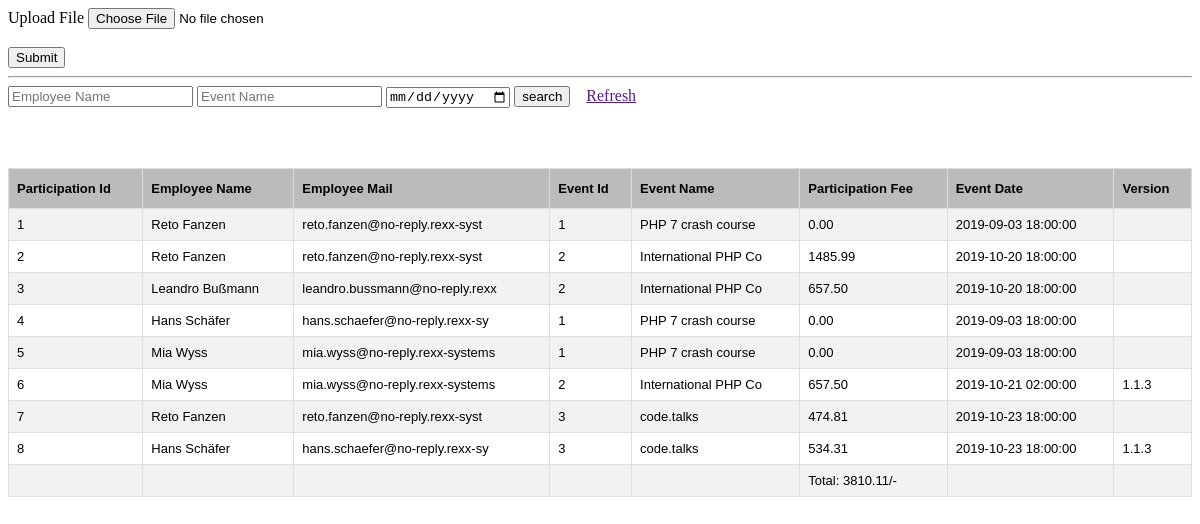
The page / on the database its author committed.
### tables this page shows
CREATE TABLE IF NOT EXISTS `events` (
  `participation_id` char(40) DEFAULT NULL,
  `employee_name` char(20) DEFAULT NULL,
  `employee_mail` char(30) DEFAULT NULL,
  `event_id` char(10) DEFAULT NULL,
  `event_name` char(20) DEFAULT NULL,
  `participation_fee` decimal(10,2) DEFAULT NULL,
  `event_date` timestamp NOT NULL DEFAULT CURRENT_TIMESTAMP,
  `version` char(10) DEFAULT NULL,
  KEY `employee_name` (`employee_name`),
  KEY `event_name` (`event_name`)
);

### index.php (called while the page is built, shortened)
<?php
$query_params = [];
$e_data = (new Events())->get_events($query_params);
require_once("views/upload.php");
require_once("views/events.php");
?>

### classes/Config.php (called while the page is built)
<?php
class Config {
    public static function get($path = null){
        if(isset($path)){
            $config = $GLOBALS['config'];
            $path = explode('/', $path);
            foreach($path as $bit){
                if(isset($config[$bit])){
                    $config = $config[$bit];
                }
            }
            return $config;
        }
        return false;
    }
}

### classes/DB.php (called while the page is built, shortened)
<?php
class DB {
    private static $_instance = null;
    private     $_pdo,
                $_query,
                $_error = false,
                $_results,
                $_count = 0;
    public function __construct(){
        try{
            $this->_pdo = new PDO('mysql:host='.Config::get('mysql/host').';dbname='.Config::get('mysql/db'), Config::get('mysql/username') , Config::get('mysql/password'));
        }catch(PDOException $e){
            die($e->getMessage());
        }
    }
    public static function getInstance(){
        if(!isset(self::$_instance)){
            self::$_instance = new DB();
        }
        return self::$_instance;
    }
    public function get($table, $w) {
        $sql ="";
        $sql .= " SELECT * FROM events ";
        $query = $this->_pdo->prepare($sql);
        $query->execute($w);
        return $query->fetchAll(PDO::FETCH_ASSOC);
    }
}

### classes/Events.php (called while the page is built, shortened)
<?php
class Events {
    private $_db,
            $_data;
    public function __construct($user = null){
        $this->_db = DB::getInstance();
    }
    public function get_events($where=[]) {
        return $this->_db->get("events", $where);
    }
}

### views/events.php (the view)
<div>
    <form action="" method="POST">
        <span><input type="text" name="employee_name" placeholder="Employee Name"></span>
        <span><input type="text" name="event_name" placeholder="Event Name"></span>
        <span><input type="date" name="event_date" placeholder="Event Date"></span>
        <span><input type="submit" name="search" value="search"></span>
        &nbsp;&nbsp;&nbsp;<span><a href="">Refresh</a></span>
    </form>
</div>
<table id="customers">
    <tr>
        <th>Participation Id</th>
        <th>Employee Name</th>
        <th>Employee Mail</th>
        <th>Event Id</th>
        <th>Event Name</th>
        <th>Participation Fee</th>
        <th>Event Date</th>
        <th>Version</th>
    </tr>
    <?php $fee=[]; for($i=0; $i<count($e_data); $i++) : ?>
        <tr>
            <td><?php echo $e_data[$i]['participation_id']; ?></td>
            <td><?php echo $e_data[$i]['employee_name']; ?></td>
            <td><?php echo $e_data[$i]['employee_mail']; ?></td>
            <td><?php echo $e_data[$i]['event_id']; ?></td>
            <td><?php echo $e_data[$i]['event_name']; ?></td>
            <td><?php echo $e_data[$i]['participation_fee']; ?></td>
            <td><?php echo $e_data[$i]['event_date']; ?></td>
            <td><?php echo $e_data[$i]['version']; ?></td>
        </tr>
    <?php $fee[]=$e_data[$i]['participation_fee']; endfor; ?>
    <tr>
        <td></td>
        <td></td>
        <td></td>
        <td></td>
        <td></td>
        <td>Total: <?php echo array_sum($fee); ?>/-</td>
        <td></td>
        <td></td>
    </tr>
</table>
</body>
</html>

### views/upload.php (shortened to what this page needs)
<!DOCTYPE html>
<html>
<head>
</head>
<body>
<form action="" method="post" enctype="multipart/form-data" autocomplete="off">
    <div class="field">
        <label for="username">Upload File</label>
        <input type="file" name="upload_file" accept=".json" required />
    </div><br>
    <input type="submit" name="upload_form" value="Submit"/>
</form><hr>

### views/upload.php (style rules this page uses)
#customers { font-family: Arial, Helvetica, sans-serif; border-collapse: collapse; width: 100%; margin-top: 60px; font-size: 13px; }
#customers td, #customers th { border: 1px solid #ddd; padding: 8px; }
#customers tr:nth-child(even) { background-color: #f2f2f2; }
#customers th { padding-top: 12px; padding-bottom: 12px; text-align: left; background-color: #bbb; color: black; }

### rows shown on the page
events: participation_id "1", employee_name "Reto Fanzen", employee_mail "reto.fanzen@no-reply.rexx-syst", event "1", event_name "PHP 7 crash course", participation_fee "0.00", event_date "2019-09-03 18:00:00"
events: participation_id "2", employee_name "Reto Fanzen", employee_mail "reto.fanzen@no-reply.rexx-syst", event "2", event_name "International PHP Co", participation_fee "1485.99", event_date "2019-10-20 18:00:00"
events: participation_id "3", employee_name "Leandro Bußmann", employee_mail "leandro.bussmann@no-reply.rexx", event "2", event_name "International PHP Co", participation_fee "657.50", event_date "2019-10-20 18:00:00"
events: participation_id "4", employee_name "Hans Schäfer", employee_mail "hans.schaefer@no-reply.rexx-sy", event "1", event_name "PHP 7 crash course", participation_fee "0.00", event_date "2019-09-03 18:00:00"
events: participation_id "5", employee_name "Mia Wyss", employee_mail "mia.wyss@no-reply.rexx-systems", event "1", event_name "PHP 7 crash course", participation_fee "0.00", event_date "2019-09-03 18:00:00"
events: participation_id "6", employee_name "Mia Wyss", employee_mail "mia.wyss@no-reply.rexx-systems", event "2", event_name "International PHP Co", participation_fee "657.50", event_date "2019-10-21 02:00:00", version "1.1.3"
events: participation_id "7", employee_name "Reto Fanzen", employee_mail "reto.fanzen@no-reply.rexx-syst", event "3", event_name "code.talks", participation_fee "474.81", event_date "2019-10-23 18:00:00"
events: participation_id "8", employee_name "Hans Schäfer", employee_mail "hans.schaefer@no-reply.rexx-sy", event "3", event_name "code.talks", participation_fee "534.31", event_date "2019-10-23 18:00:00", version "1.1.3"

### other values the page prints
array_sum($fee) "3810.11"
